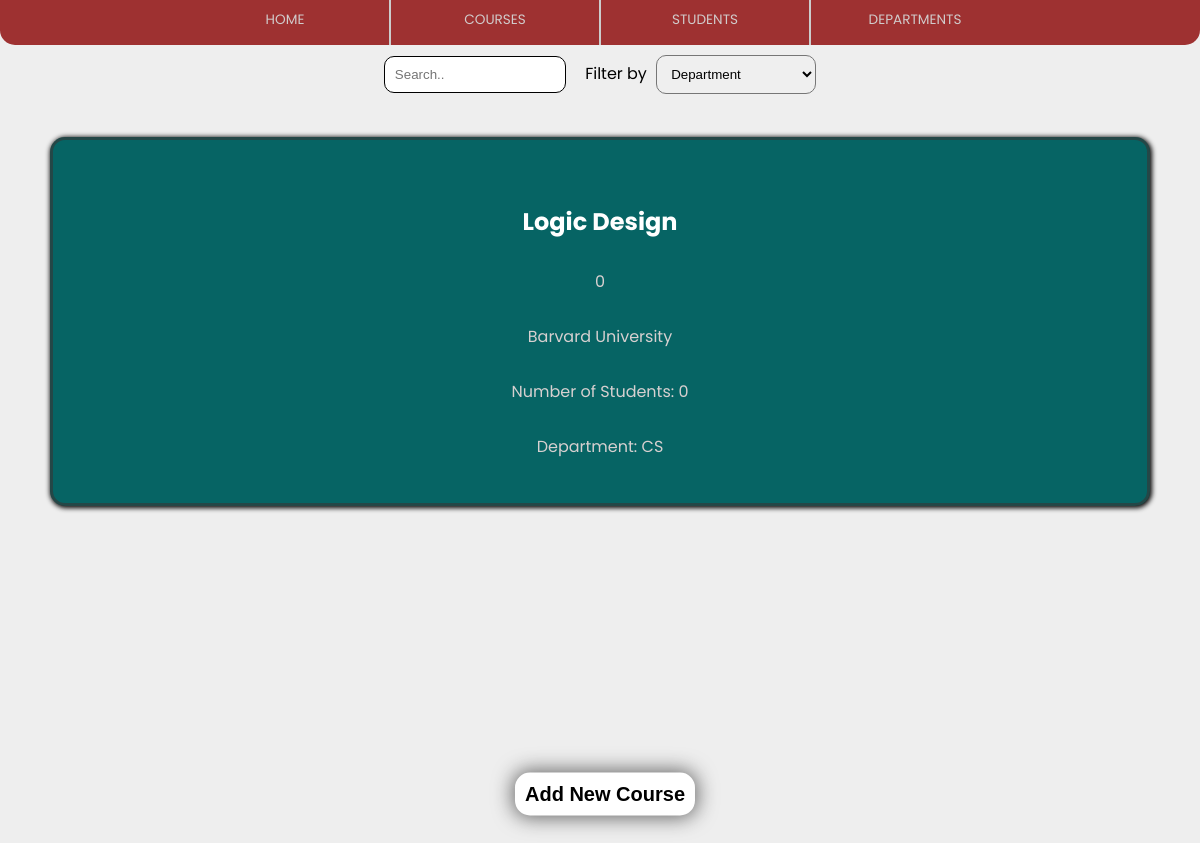
The app's page /courses_page/, older data.
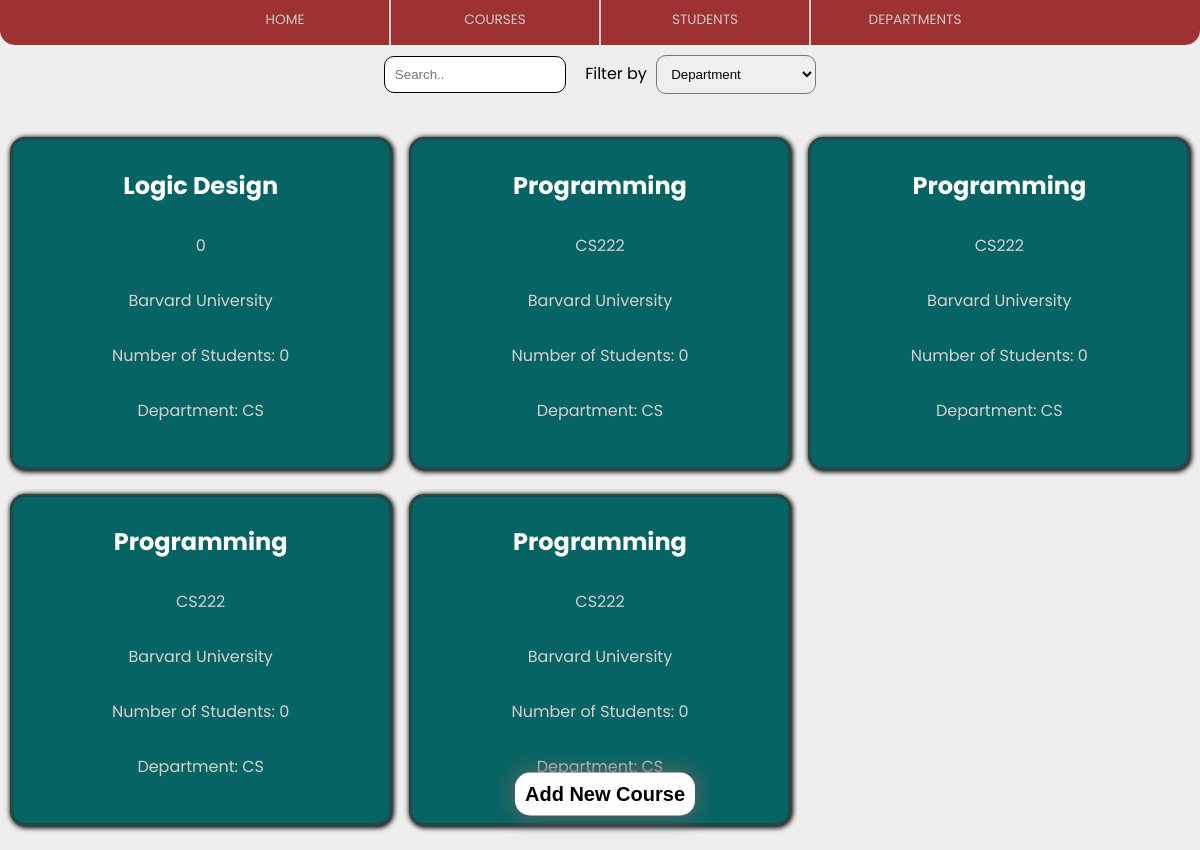
The same page, newer data.
### mainApp/models.py (models this page shows, shortened)
class Course(models.Model):
    course_name = models.CharField(max_length=200)
    course_id = models.CharField(max_length=20)
    course_department = models.CharField(max_length=200)
    course_hours = models.IntegerField(default=0)
    course_day = models.CharField(max_length=200)
    course_hall = models.IntegerField(default=0)
    course_students_count = models.IntegerField(default=0)

### mainApp/views.py (the view)
# urls.py: path('courses_page/', views.courses_page, name='courses_page'),
def courses_page(requeset):
  courses = Course.objects.all().values()
  students = Student.objects.all().values()
  template = loader.get_template('courses.html')
  for course, c in enumerate(courses):
    c['course_students_count'] = 0
    for student, s in enumerate(students):
      if c['course_name'] == s['student_course1'] or c['course_name'] == s['student_course2'] or c['course_name'] == s['student_course3']:
        c['course_students_count'] += 1
  context = {
    'courses': courses,
  }
  return HttpResponse(template.render(context, requeset))

### mainApp/templates/courses.html (shortened to what this page needs)
{% extends "master.html" %}
{% block content %}
<div class = "search_button">
    <input id ="course-name" type="text" placeholder="Search..">
    <p class="filter_by"> Filter by </p>
    <select id="filter-dep">
        <option value="">Department</option>
    </select>
</div>
<br>
<table class="cards">
    <tr id="course-list">
        {% for course in courses %}
            <td class="course-card" data-department="{{ course.course_department }}">
                <div class="card">
                    <h2>{{ course.course_name }}</h2>
                    <p class="title1">{{ course.course_id }}</p>
                    <p>Barvard University</p>
                    <p>Number of Students: {{ course.course_students_count }}</p>
                    <p>Department: {{ course.course_department }}</p>
                </div>
            </td>
            {% if forloop.counter|divisibleby:3 %}
                </tr>
                <tr>
            {% endif %}
        {% endfor %}
    </tr>
</table>
<button class = "create_new">
    <a href="{% url 'add_course_page' %}">Add New Course</a>
</button>
{% endblock %}

Row changes from the older to the newer data that the page shows:
added Course: course_name "Programming", course_id "CS222", course_students_count "0", course_department "CS"
added Course: course_name "Programming", course_id "CS222", course_students_count "0", course_department "CS"
added Course: course_name "Programming", course_id "CS222", course_students_count "0", course_department "CS"
added Course: course_name "Programming", course_id "CS222", course_students_count "0", course_department "CS"
